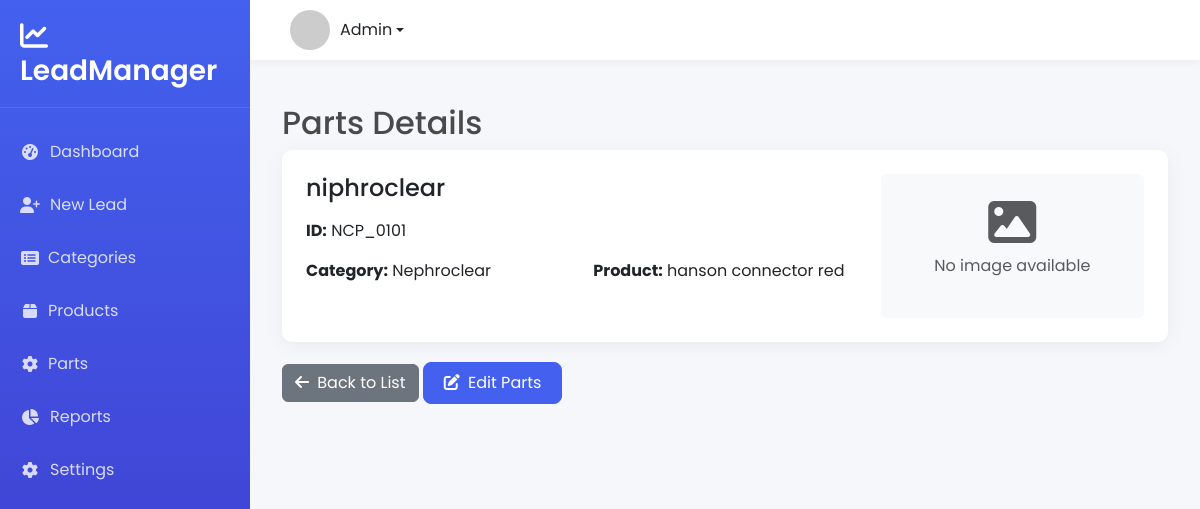
/parts/NCP_0101/, run on the app's committed database.
### leads/models.py (models this page shows, shortened)
class Parts(models.Model):
    id = models.CharField(max_length=100, primary_key=True)
    name = models.CharField(max_length=200)
    category = models.ForeignKey(Category, on_delete=models.SET_NULL, null=True, blank=True)
    product = models.ForeignKey(Product, on_delete=models.SET_NULL, null=True, blank=True)
    description = models.TextField(blank=True, null=True)
    parts_image = models.ImageField(upload_to='parts_images/', blank=True, null=True)
    created_at = models.DateTimeField(auto_now_add=True)
    updated_at = models.DateTimeField(auto_now=True)
    class Meta:
        verbose_name = "Parts"
        verbose_name_plural = "Parts"
        ordering = ['-created_at']

class Category(models.Model):
    id = models.CharField(max_length=50, primary_key=True)
    name = models.CharField(max_length=100)
    description = models.TextField(blank=True, null=True)
    image = models.ImageField(upload_to='categories/', blank=True, null=True)
    created_at = models.DateTimeField(auto_now_add=True)
    updated_at = models.DateTimeField(auto_now=True)

class Product(models.Model):
    PRODUCT_UNITS = [
        ('kg', 'Kilogram'),
        ('ltr', 'Liter'),
        ('pcs', 'Pieces'),
        ('box', 'Box'),
        ('nos', 'Numbers'),
    ]
    id = models.CharField(max_length=50, primary_key=True)
    name = models.CharField(max_length=100)
    selling_price = models.DecimalField(max_digits=10, decimal_places=2)
    tax_percent = models.DecimalField(max_digits=5, decimal_places=2)
    purchase_price = models.DecimalField(max_digits=10, decimal_places=2)
    unit = models.CharField(max_length=10, choices=PRODUCT_UNITS, default='pcs')
    hsn_sac = models.CharField(max_length=20, blank=True, null=True)
    description = models.TextField(blank=True)
    category = models.ForeignKey('Category', on_delete=models.SET_NULL, null=True)
    product_image = models.ImageField(upload_to='product_images/', blank=True, null=True)
    created_at = models.DateTimeField(auto_now_add=True)

### leads/views.py (the view)
# urls.py: path('parts/<str:parts_id>/', views.parts_detail, name='parts_detail'),
def parts_detail(request, parts_id):
    parts = get_object_or_404(Parts, id=parts_id)
    return render(request, 'parts_detail.html', {'parts': parts})

### leads/templates/parts_detail.html (shortened to what this page needs)
{% extends "base.html" %}
{% block content %}
<div class="container mt-4">
    <h2>Parts Details</h2>
    <div class="card p-4">
        <div class="row">
            <div class="col-md-8">
                <h4 class="mb-3">{{ parts.name }}</h4>
                <div class="mb-3">
                    <p><strong>ID:</strong> {{ parts.id }}</p>
                </div>
                <div class="row mb-3">
                    <div class="col-md-6">
                        <p><strong>Category:</strong>
                            {% if parts.category %}
                                {{ parts.category.name }}
                            {% else %}
                                <span class="text-muted">Not assigned</span>
                            {% endif %}
                        </p>
                    </div>
                    <div class="col-md-6">
                        <p><strong>Product:</strong>
                            {% if parts.product %}
                                {{ parts.product.name }}
                            {% else %}
                                <span class="text-muted">Not assigned</span>
                            {% endif %}
                        </p>
                    </div>
                </div>
            </div>
            <div class="col-md-4">
                {% if parts.parts_image %}
                    <img src="{{ parts.parts_image.url }}" alt="Parts Image" class="img-fluid rounded shadow-sm" style="max-width: 300px;">
                {% else %}
                    <div class="text-center p-4 bg-light rounded">
                        <i class="fas fa-image fa-3x text-muted mb-2"></i>
                        <p class="text-muted">No image available</p>
                    </div>
                {% endif %}
            </div>
        </div>
    </div>
    <div class="mt-3">
        <a href="{% url 'parts_list' %}" class="btn btn-secondary">
            <i class="fas fa-arrow-left me-1"></i> Back to List
        </a>
        <a href="{% url 'edit_parts' parts.id %}" class="btn btn-primary">
            <i class="fas fa-edit me-1"></i> Edit Parts
        </a>
    </div>
</div>
{% endblock %}

### leads/templates/base.html (style rules this page uses)
:root { --primary-color: #4361ee; --secondary-color: #3f37c9; --accent-color: #4895ef; --light-color: #f8f9fa; --dark-color: #212529; --sidebar-width: 250px; --header-height: 60px; }
body { font-family: 'Poppins', sans-serif; background-color: #f5f7fa; color: #4a4a4a; min-height: 100vh; display: flex; flex-direction: column; }
.card { border: none; border-radius: 10px; box-shadow: 0 4px 20px rgba(0, 0, 0, 0.05); margin-bottom: 20px; transition: all 0.3s; }
.btn-primary { background-color: var(--primary-color); border-color: var(--primary-color); padding: 8px 20px; border-radius: 8px; }

### data on the page
Parts: name "niphroclear", id "NCP_0101", category.name "Nephroclear", product.name "hanson connector red"
